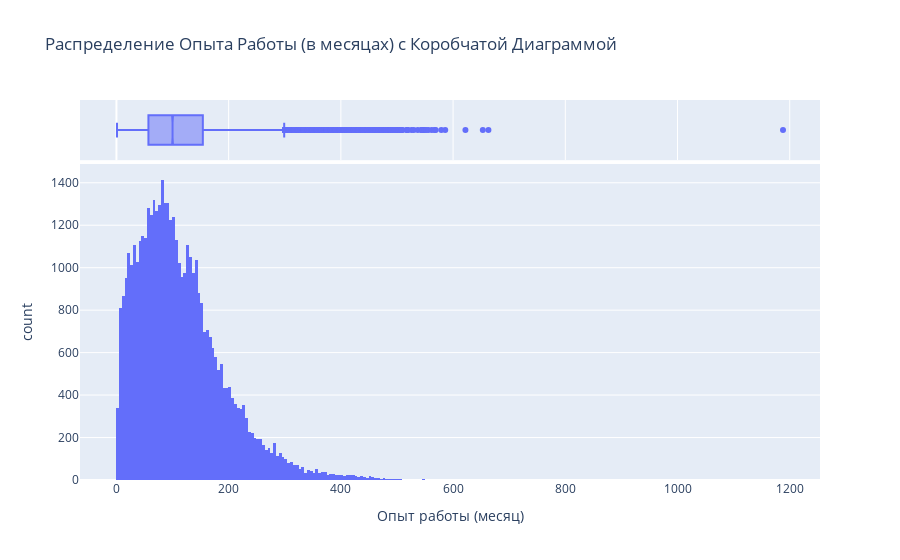

The notebook cell this image was saved under:
### Code cell
# Построение гистограммы с помощью Plotly Express для визуализации распределения "Опыт работы (месяц)"
fig = px.histogram(df, x="Опыт работы (месяц)", marginal="box", 
                   title="Распределение Опыта Работы (в месяцах) с Коробчатой Диаграммой",
                   labels={"Опыт работы (месяц)": "Опыт работы (месяц)"})
fig.show()

### Figure 1 — Plotly figure (JSON) as saved in the notebook; plotly's stock layout.template omitted (floating-point values rounded to 4 significant figures; data arrays with more than 128 entries replaced by an {"elided": "..."} marker saying what was removed)
{"data": [{"alignmentgroup": "True", "bingroup": "x", "hovertemplate": "Опыт работы (месяц)=%{x}<br>count=%{y}<extra></extra>", "legendgroup": "", "marker": {"color": "#636efa", "pattern": {"shape": ""}}, "name": "", "offsetgroup": "", "orientation": "v", "showlegend": false, "type": "histogram", "x": {"elided": "44744 int values"}, "xaxis": "x", "yaxis": "y"}, {"alignmentgroup": "True", "hovertemplate": "Опыт работы (месяц)=%{x}<extra></extra>", "legendgroup": "", "marker": {"color": "#636efa"}, "name": "", "notched": true, "offsetgroup": "", "showlegend": false, "type": "box", "x": {"elided": "44744 int values"}, "xaxis": "x2", "yaxis": "y2"}], "layout": {"barmode": "relative", "legend": {"tracegroupgap": 0}, "title": {"text": "Распределение Опыта Работы (в месяцах) с Коробчатой Диаграммой"}, "xaxis": {"anchor": "y", "domain": [0, 1], "title": {"text": "Опыт работы (месяц)"}}, "xaxis2": {"anchor": "y2", "domain": [0, 1], "matches": "x", "showgrid": true, "showticklabels": false}, "yaxis": {"anchor": "x", "domain": [0, 0.8316], "title": {"text": "count"}}, "yaxis2": {"anchor": "x2", "domain": [0.8416, 1], "matches": "y2", "showgrid": false, "showline": false, "showticklabels": false, "ticks": ""}}}
